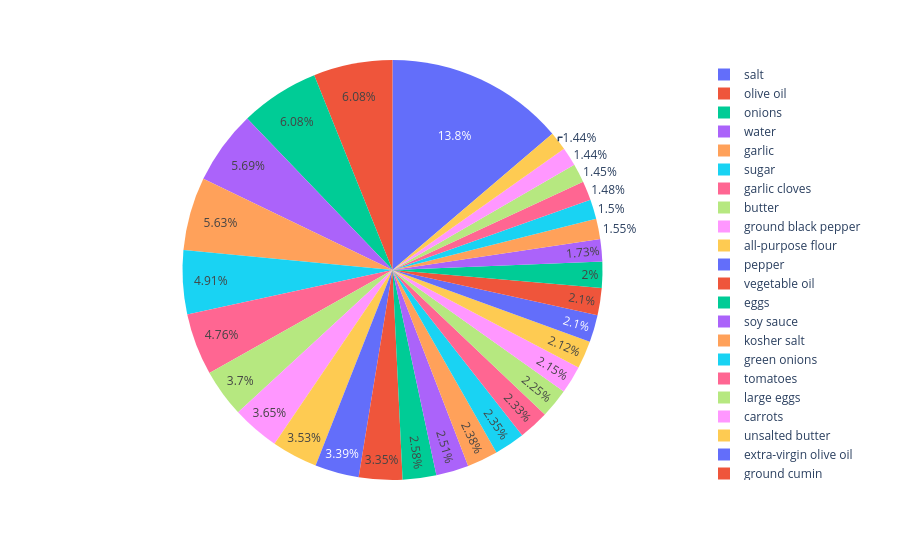

Source (notebook cell):
### Markdown cell above
### Salt is used in max recipes

### Code cell
# bar plot for count of entries for each cuisine
x = ingredients_together.value_counts()[0:30].index.tolist()
y = ingredients_together.value_counts()[0:30].values

df = pd.DataFrame({
    'Ingredient':x,
    'These many entries':y
})
#fig = sns.countplot(recipe['cuisine'])
fig = px.pie(df,
             names='Ingredient',
             values='These many entries',
             color='Ingredient')
fig.show()

### Figure 1 — Plotly figure (JSON) as saved in the notebook; plotly's stock layout.template omitted (floating-point values rounded to 4 significant figures)
{"data": [{"customdata": [[["salt"]], [["olive oil"]], [["onions"]], [["water"]], [["garlic"]], [["sugar"]], [["garlic cloves"]], [["butter"]], [["ground black pepper"]], [["all-purpose flour"]], [["pepper"]], [["vegetable oil"]], [["eggs"]], [["soy sauce"]], [["kosher salt"]], [["green onions"]], [["tomatoes"]], [["large eggs"]], [["carrots"]], [["unsalted butter"]], [["extra-virgin olive oil"]], [["ground cumin"]], [["black pepper"]], [["milk"]], [["chili powder"]], [["oil"]], [["red bell pepper"]], [["purple onion"]], [["scallions"]], [["grated parmesan cheese"]]], "domain": {"x": [0, 1], "y": [0, 1]}, "hovertemplate": "Ingredient=%{customdata[0]}<br>These many entries=%{value}<extra></extra>", "labels": [["salt"], ["olive oil"], ["onions"], ["water"], ["garlic"], ["sugar"], ["garlic cloves"], ["butter"], ["ground black pepper"], ["all-purpose flour"], ["pepper"], ["vegetable oil"], ["eggs"], ["soy sauce"], ["kosher salt"], ["green onions"], ["tomatoes"], ["large eggs"], ["carrots"], ["unsalted butter"], ["extra-virgin olive oil"], ["ground cumin"], ["black pepper"], ["milk"], ["chili powder"], ["oil"], ["red bell pepper"], ["purple onion"], ["scallions"], ["grated parmesan cheese"]], "legendgroup": "", "marker": {"colors": ["#636efa", "#EF553B", "#00cc96", "#ab63fa", "#FFA15A", "#19d3f3", "#FF6692", "#B6E880", "#FF97FF", "#FECB52", "#636efa", "#EF553B", "#00cc96", "#ab63fa", "#FFA15A", "#19d3f3", "#FF6692", "#B6E880", "#FF97FF", "#FECB52", "#636efa", "#EF553B", "#00cc96", "#ab63fa", "#FFA15A", "#19d3f3", "#FF6692", "#B6E880", "#FF97FF", "#FECB52"]}, "name": "", "showlegend": true, "values": [18049, 7972, 7972, 7457, 7380, 6434, 6237, 4848, 4785, 4632, 4438, 4385, 3388, 3296, 3113, 3078, 3058, 2948, 2814, 2782, 2747, 2747, 2627, 2263, 2036, 1970, 1939, 1896, 1891, 1886], "type": "pie"}], "layout": {"legend": {"tracegroupgap": 0}, "margin": {"t": 60}, "autosize": true}}
